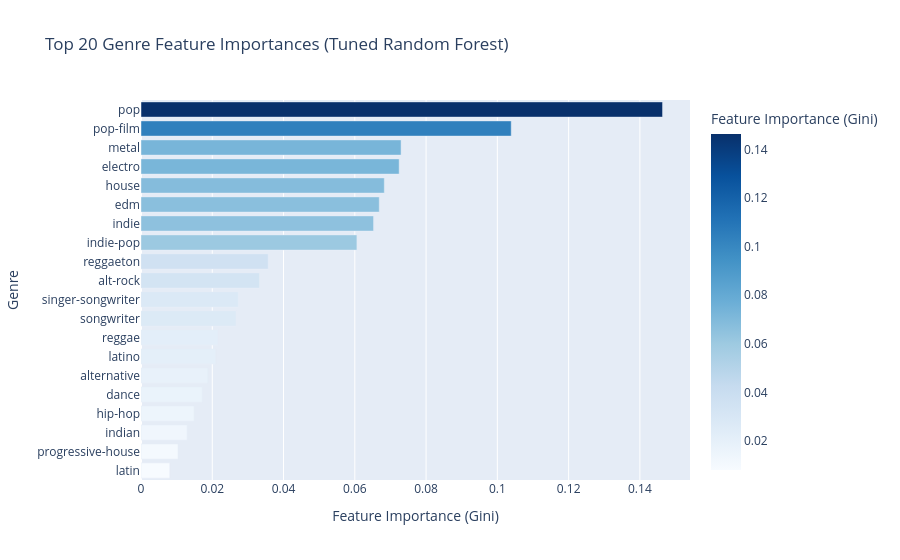

The cell this chart's notebook holds for it:
### Code cell
# feature importances from tuned model
best_rf = rf_search.best_estimator_

importances_df = pd.DataFrame({
    'genre': genre_classes,
    'importance': best_rf.feature_importances_
}).sort_values('importance', ascending=False).head(20)

fig = px.bar(
    importances_df,
    x='importance', y='genre',
    orientation='h',
    title='Top 20 Genre Feature Importances (Tuned Random Forest)',
    labels={'importance': 'Feature Importance (Gini)', 'genre': 'Genre'},
    color='importance',
    color_continuous_scale='Blues'
)
fig.update_layout(height=560, yaxis={'categoryorder': 'total ascending'})
fig.show()

### Figure 1 — Plotly figure (JSON) as saved in the notebook; plotly's stock layout.template omitted (floating-point values rounded to 4 significant figures)
{"data": [{"hovertemplate": "Feature Importance (Gini)=%{marker.color}<br>Genre=%{y}<extra></extra>", "legendgroup": "", "marker": {"color": [0.1464, 0.1039, 0.07298, 0.07245, 0.06827, 0.06686, 0.06526, 0.06059, 0.03568, 0.03323, 0.02726, 0.02668, 0.0216, 0.02096, 0.01872, 0.01719, 0.01489, 0.01295, 0.01039, 0.008081], "coloraxis": "coloraxis", "pattern": {"shape": ""}}, "name": "", "orientation": "h", "showlegend": false, "textposition": "auto", "type": "bar", "x": [0.1464, 0.1039, 0.07298, 0.07245, 0.06827, 0.06686, 0.06526, 0.06059, 0.03568, 0.03323, 0.02726, 0.02668, 0.0216, 0.02096, 0.01872, 0.01719, 0.01489, 0.01295, 0.01039, 0.008081], "xaxis": "x", "y": ["pop", "pop-film", "metal", "electro", "house", "edm", "indie", "indie-pop", "reggaeton", "alt-rock", "singer-songwriter", "songwriter", "reggae", "latino", "alternative", "dance", "hip-hop", "indian", "progressive-house", "latin"], "yaxis": "y"}], "layout": {"barmode": "relative", "coloraxis": {"colorbar": {"title": {"text": "Feature Importance (Gini)"}}, "colorscale": [[0, "rgb(247,251,255)"], [0.125, "rgb(222,235,247)"], [0.25, "rgb(198,219,239)"], [0.375, "rgb(158,202,225)"], [0.5, "rgb(107,174,214)"], [0.625, "rgb(66,146,198)"], [0.75, "rgb(33,113,181)"], [0.875, "rgb(8,81,156)"], [1, "rgb(8,48,107)"]]}, "height": 560, "legend": {"tracegroupgap": 0}, "title": {"text": "Top 20 Genre Feature Importances (Tuned Random Forest)"}, "xaxis": {"anchor": "y", "domain": [0, 1], "title": {"text": "Feature Importance (Gini)"}}, "yaxis": {"anchor": "x", "categoryorder": "total ascending", "domain": [0, 1], "title": {"text": "Genre"}}}}
